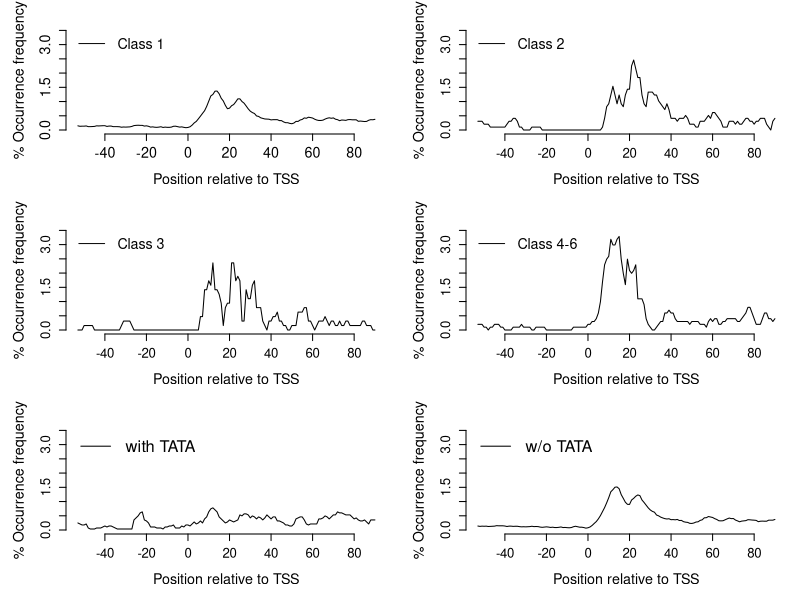

Recreate this plot in R.
pdf(file="figS5.pdf", width=7, height=8, paper="a4")

par(mfrow=c(3,2))
par(mar=c(5,5,2,1))
xlab="Position relative to TSS"
ylab="% Occurrence frequency"
ylim=c(0,3.5)
r1=40:183

x=read.table("hg19_c1_yy1_w16.dat")[r1,1]
y=read.table("hg19_c1_yy1_w16.dat")[r1,2]
legend="Class 1"
plot(x,y,type="l",ylim=ylim, xlab=xlab, frame.plot=F,
ylab=ylab, cex.main=1.2, cex.lab=1.3, cex.axis=1.3)
legend("topleft",legend=legend,bty="n", lty=1, cex=1.3)

x=read.table("hg19_c2_yy1_w16.dat")[r1,1]
y=read.table("hg19_c2_yy1_w16.dat")[r1,2]
legend="Class 2"
plot(x,y,type="l",ylim=ylim, xlab=xlab, frame.plot=F,
ylab=ylab, cex.main=1.2, cex.lab=1.3, cex.axis=1.2)
legend("topleft",legend=legend,bty="n", lty=1, cex=1.3)

x=read.table("hg19_c3_yy1_w16.dat")[r1,1]
y=read.table("hg19_c3_yy1_w16.dat")[r1,2]
legend="Class 3"
plot(x,y,type="l",ylim=ylim, xlab=xlab, frame.plot=F,
ylab=ylab, cex.main=1.2, cex.lab=1.3, cex.axis=1.2)
legend("topleft",legend=legend,bty="n", lty=1, cex=1.3)

x=read.table("hg19_c4-6_yy1_w16.dat")[r1,1]
y=read.table("hg19_c4-6_yy1_w16.dat")[r1,2]
legend="Class 4-6"
plot(x,y,type="l",ylim=ylim, xlab=xlab, frame.plot=F,
ylab=ylab, cex.main=1.2, cex.lab=1.3, cex.axis=1.2)
legend("topleft",legend=legend,bty="n", lty=1, cex=1.3)

x=read.table("hg19_tata_yy1_w16.dat")[r1,1]
y=read.table("hg19_tata_yy1_w16.dat")[r1,2]
legend="with TATA"
plot(x,y,type="l",ylim=ylim, xlab=xlab, frame.plot=F,
ylab=ylab, cex.main=1.2, cex.lab=1.3, cex.axis=1.2)
legend("topleft",legend=legend,bty="n", lty=1, cex=1.5)

x=read.table("hg19_notata_yy1_w16.dat")[r1,1]
y=read.table("hg19_notata_yy1_w16.dat")[r1,2]
legend="w/o TATA"
plot(x,y,type="l",ylim=ylim, xlab=xlab, frame.plot=F,
ylab=ylab, cex.main=1.2, cex.lab=1.3, cex.axis=1.2)
legend("topleft",legend=legend,bty="n", lty=1, cex=1.5)

dev.off()

